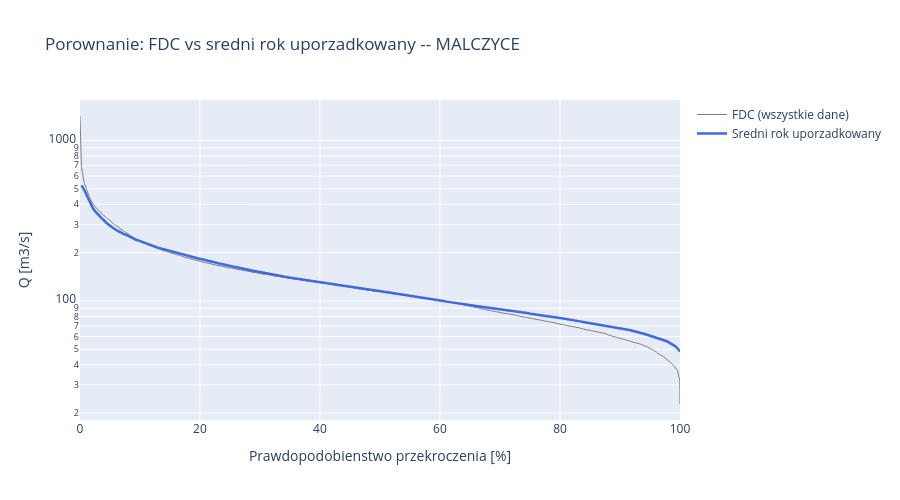

The cell this chart's notebook holds for it:
### Markdown cell above
**Prompt do LLM:**
> *"Narysuj na jednym wykresie: FDC z przefiltrowanych danych i sredni rok uporzadkowany.
> Porownaj ksztalty."*

**Uzyte moduly/funkcje:** `src.hydrology.flow_duration_curve()`, `src.hydrology.average_sorted_year()`

### Code cell
fig = go.Figure()
fig.add_trace(go.Scatter(
    x=fdc_filt['exceedance_pct'], y=fdc_filt['discharge_m3s'],
    mode='lines', name='FDC (wszystkie dane)', line=dict(color='gray', width=1),
))
fig.add_trace(go.Scatter(
    x=avg_year['exceedance_pct'], y=avg_year['mean'],
    mode='lines', name='Sredni rok uporzadkowany', line=dict(color='royalblue', width=2.5),
))
fig.update_layout(
    title=f'Porownanie: FDC vs sredni rok uporzadkowany -- {name}',
    xaxis_title='Prawdopodobienstwo przekroczenia [%]',
    yaxis_title='Q [m3/s]', yaxis_type='log',
    height=500, hovermode='x unified',
)
fig.show()

### Figure 1 — Plotly figure (JSON) as saved in the notebook; plotly's stock layout.template omitted (floating-point values rounded to 4 significant figures; data arrays with more than 128 entries replaced by an {"elided": "..."} marker saying what was removed)
{"data": [{"line": {"color": "gray", "width": 1}, "mode": "lines", "name": "FDC (wszystkie dane)", "type": "scatter", "x": {"elided": "14975 float values"}, "y": {"elided": "14975 float values"}}, {"line": {"color": "royalblue", "width": 2.5}, "mode": "lines", "name": "Sredni rok uporzadkowany", "type": "scatter", "x": {"elided": "365 float values"}, "y": {"elided": "365 float values"}}], "layout": {"height": 500, "hovermode": "x unified", "title": {"text": "Porownanie: FDC vs sredni rok uporzadkowany -- MALCZYCE"}, "xaxis": {"title": {"text": "Prawdopodobienstwo przekroczenia [%]"}}, "yaxis": {"title": {"text": "Q [m3/s]"}, "type": "log"}}}
